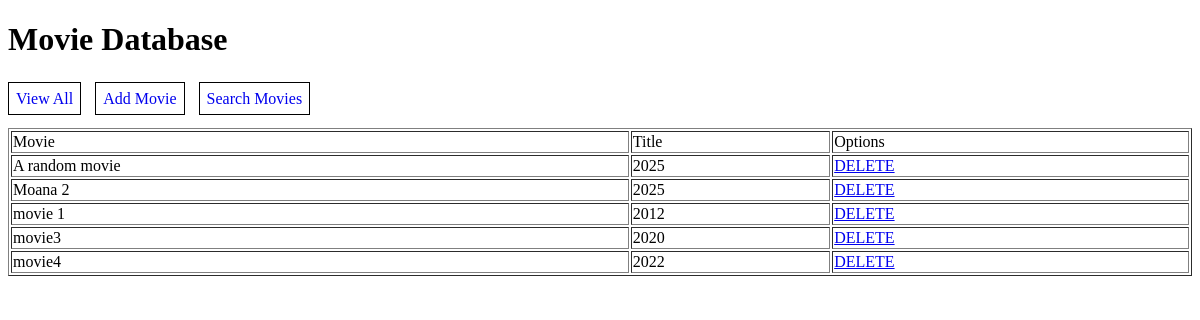
Before: / with the older database file.
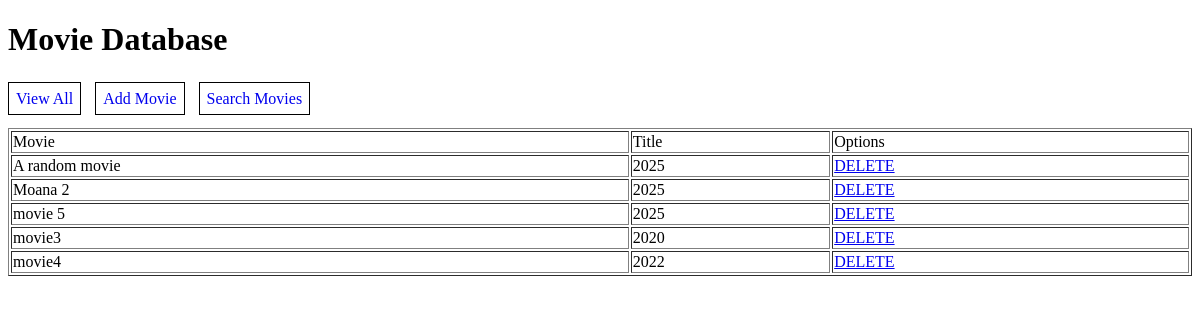
After: the same page with the newer database file.
### tables this page shows
CREATE TABLE movies (id INTEGER PRIMARY KEY AUTOINCREMENT, title TEXT, year TEXT);

### index.php (the view, shortened to what this page needs)
<?php
    include "config.php";
?>
<!doctype html>
<html>
    <head>
    </head>
    <body>
        <table border="1" width="100%">
            <tr>
                <td>Movie</td>
                <td>Title</td>
                <td>Options</td>
            </tr>
            <?php
                $db = new SQlite3($path);
                $sql = "SELECT id, title, year FROM movies ORDER BY title, year";
                $statement = $db->prepare($sql);
                $result = $statement->execute();
                while ($row = $result->fetchArray()) {
                    $id = $row[0];
                    $title = $row[1];
                    $year = $row[2];
                    $del_link = "index.php?delete=" . "$id";
                    print "<tr>";
                    print "    <td>$title</td>";
                    print "    <td>$year</td>";
                    echo "    <td><a href='$del_link'>DELETE</a></td>";
                    print "</tr>";
                }
            ?>
        </table>
    </body>
</html>

Changed rows visible on the page:
removed movies: title "movie 1", year "2012"
added movies: title "movie 5", year "2025"
